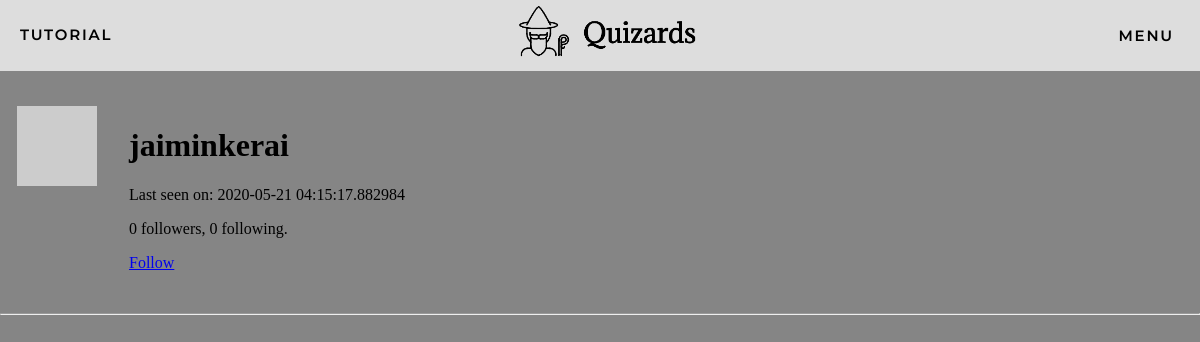
Before: /user/jaiminkerai (signed in) with the older database file.
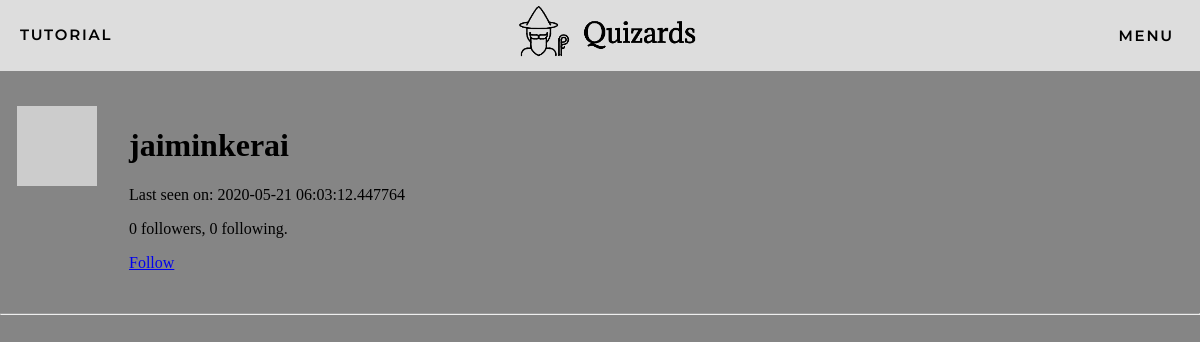
After: the same page with the newer database file.
### app/models.py (models this page shows, shortened)
class User(UserMixin, db.Model):
    id = db.Column(db.Integer, primary_key=True)
    username = db.Column(db.String(64), index=True, unique=True)
    email = db.Column(db.String(120), index=True, unique=True)
    password_hash = db.Column(db.String(128))
    posts = db.relationship('Post', backref='author', lazy='dynamic')
    authorOf = db.relationship('Quizzes', backref='author', lazy='dynamic')
    admin = db.Column(db.Boolean, unique=False, default=False)
    marksOf = db.relationship('quizMarks', backref='markOf', lazy='dynamic')
    longanswers = db.relationship('LongAnswers', backref='longanswers', lazy='dynamic')
    def avatar(self, size):
        digest = md5(self.email.lower().encode('utf-8')).hexdigest()
        return 'https://www.gravatar.com/avatar/{}?d=identicon&s={}'.format(
            digest, size)
    about_me = db.Column(db.String(140))
    last_seen = db.Column(db.DateTime, default=datetime.utcnow)
    followed = db.relationship(
        'User', secondary=followers,
        primaryjoin=(followers.c.follower_id == id),
        secondaryjoin=(followers.c.followed_id == id),
        backref=db.backref('followers', lazy='dynamic'), lazy='dynamic')
    def is_following(self, user):
        return self.followed.filter(
            followers.c.followed_id == user.id).count() > 0

### app/routes.py (the view)
@app.route('/user/<username>')
@login_required
def user(username):
    user = User.query.filter_by(username=username).first_or_404()
    page = request.args.get('page', 1, type=int)
    posts = user.posts.order_by(Post.timestamp.desc()).paginate(
        page, app.config['POSTS_PER_PAGE'], False)
    quizzes = user.authorOf.paginate(page)
    next_url = url_for('user', username=user.username, page=posts.next_num) \
        if posts.has_next else None
    prev_url = url_for('user', username=user.username, page=posts.prev_num) \
        if posts.has_prev else None
    return render_template('user.html', user=user, posts=posts.items,
                           next_url=next_url, prev_url=prev_url, quizzes=quizzes.items)

### app/models.py (called while the page is built)
@login.user_loader
def load_user(id):
    return User.query.get(int(id))

### app/routes.py (called while the page is built)
@app.before_request
def before_request():
    if current_user.is_authenticated:
        g.user = load_user(current_user.id)
        current_user.last_seen = datetime.utcnow()
        db.session.commit()

### app/templates/user.html (shortened to what this page needs)
{% extends "base.html" %}
{% block content %}
    <table>
        <tr valign="top">
            <td><img src="{{ user.avatar(128) }}"></td>
            <td>
                <h1>{{ user.username }}</h1>
                {% if user.last_seen %}<p>Last seen on: {{ user.last_seen }}</p>{% endif %}
                <p>{{ user.followers.count() }} followers, {{ user.followed.count() }} following.</p>
                {% if user == current_user %}
                <p><a href="{{ url_for('edit_profile') }}">Edit your profile</a></p>
                {% elif not current_user.is_following(user) %}
                <p><a href="{{ url_for('follow', username=user.username) }}">Follow</a></p>
                {% else %}
                <p><a href="{{ url_for('unfollow', username=user.username) }}">Unfollow</a></p>
                {% endif %}
            </td>
        </tr>
    </table>
    <hr>
{% endblock %}

### app/templates/base.html (shortened to what this page needs)
<!DOCTYPE html>
<html lang="en-US">
    <head>
        <link href="{{ url_for('static', filename='css/styles.css') }}" rel="stylesheet">
    </head>
    <body>
        <div>
            <ul class="basenav topnav">
                {% if current_user.is_anonymous %}
                <li class="tags"><a>tutorial</a></li>
                <li><a href="{{ url_for('quizzes') }}"><img class='baselogo' src="{{ url_for('static', filename='css/templogo.png') }}"></a></li>
                <li class="tags"><a href="{{ url_for('login') }}">Sign In</a></li>
                {% else %}
                <li class="tags"><a>tutorial</a></li>
                <li><a href="{{ url_for('quizzes') }}"><img class='baselogo' src="{{ url_for('static', filename='css/templogo.png') }}"></a></li>
                <div class="dropdown">
                    <button class="dropbtn"><li class="tags"><a href="{{ url_for('quizzes') }}">Menu</a></li>
                    </button>
                </div>
                {% endif %}
            </ul>
        </div>
        <br>
        <div class="messages">
            {% block content %}
            {% endblock %}
        </div>
    </body>
</html>

### app/static/css/styles.css (style rules this page uses)
body { margin: 0; padding: 0; height: 100vh; background-color: rgb(133, 133, 133); }
.basenav { padding: 0; margin: 0; list-style: none; display: flex; background-color: #ddd; }
.topnav { justify-content: space-between; }
.tags { margin-top: 25px; margin-left: 20px; margin-right: 20px; }
.basenav a { color: black; text-decoration: solid; text-transform: uppercase; letter-spacing: 1.8px; font-family: 'Montserrat'; font-weight: 600; font-size: 15px; }
.basenav .baselogo { transform: translateX(10px); width: 300px; height: auto; }
.dropdown { float: left; overflow: hidden; transition: 0.5s ease; }
.dropdown .dropbtn { font-size: 16px; border: none; outline: none; color: white; padding-bottom: 26px; background-color: inherit; font-family: inherit; margin: 0; transition: 0.4s ease; }
.messages { text-align: center; }
body { font-family: Verdana; }
.assessments th, td { padding: 15px; text-align: left; }

Changed rows visible on the page:
changed User "jaiminkerai": last_seen "2020-05-21 04:15:17.882984" → "2020-05-21 06:03:12.447764"
